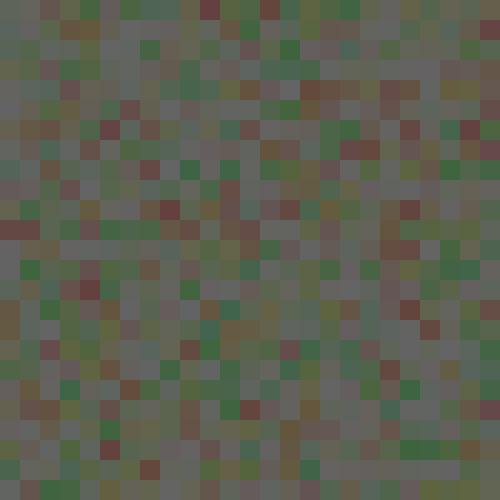
Frame 1 (no input)
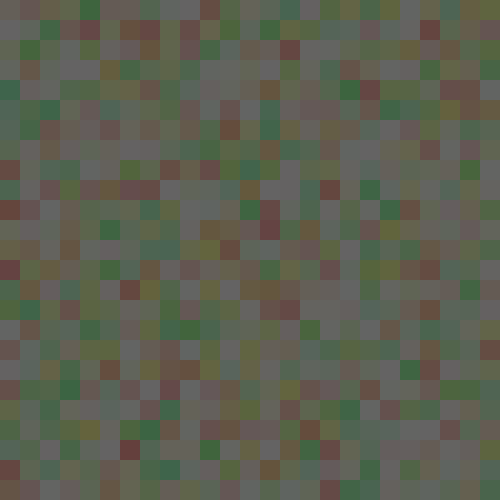
Frame 60 (the mouse pressed at the canvas centre just before this capture)
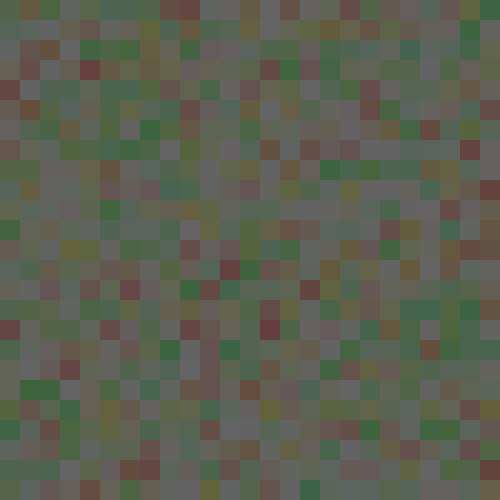
Frame 120 (the mouse held since frame 60 and released just before this capture)

The Processing sketch that drew these frames (run headless with seeded random() and noise(); from frame 60 on, the mouse is pressed at the canvas centre):

// Processing sketch: processing_15665
// ── processing_15665.pde

//Original code by PARK KYU RYANG

void setup(){
  size(500,500);
colorMode(HSB);
}
  
void draw(){
  noStroke();
  for(int a=0; a<500; a=a+20)
  for(int b=0; b<500; b=b+20)
  {
  fill(random(100),random(100),100);
  
rect(a,b,40,40);
  
  }
   
}
